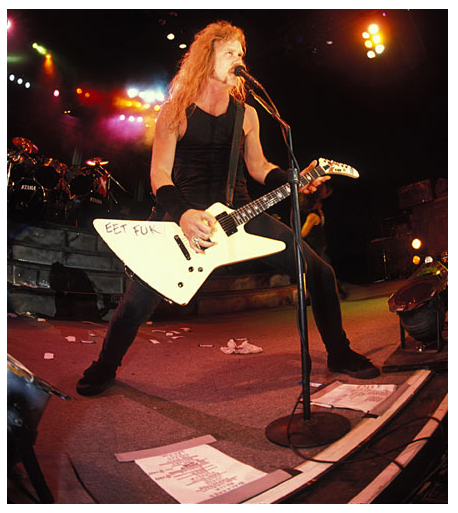
#> input picture james justice.jpg, 458 x 513 px
$ jupyter execute --allow-errors Atividade2.ipynb
#> lines starting #> are read from the running program, lines starting #| are printed output that depends on the picture
[cell 1]
from PIL import Image, ImageEnhance, ImageFilter, ImageOps

[cell 2]
imagem = Image.open('james justice.jpg')
#> imagem is the input picture: PIL image 458x513 RGBA; mean R, G, B, A 95.3, 64.1, 56.4, 255

#> (a cell that did not finish here is left out)

[cell 4]
def converter_escala_cinza(imagem):
    img_media = imagem.convert('L')
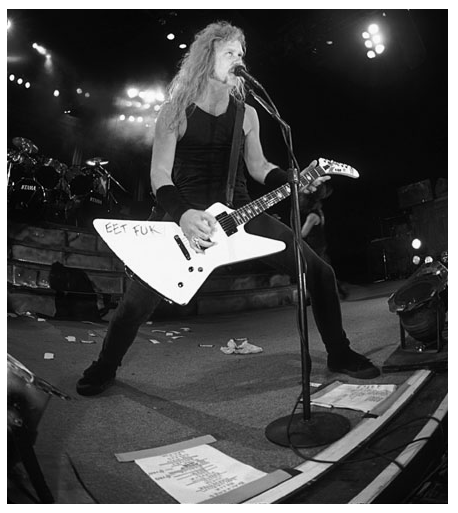
#> img_media: PIL image 458x513 L; min 0, max 255, mean 72.6

    return img_media

[cell 5]
foto_nova2 = converter_escala_cinza(imagem)
foto_nova2.save('james cinza.jpg')

[cell 6]
def converter_escala_cinza_seg_metodo(imagem):

    imagem_rgb = imagem.convert('RGB')

    img_luminosidade = imagem_rgb.convert('L', matrix=[
        0.299, 0.587, 0.114, 0,
        0.299, 0.587, 0.114, 0,
        0.299, 0.587, 0.114, 0
    ])

    return img_luminosidade

[cell 7]
img_rgb = imagem.convert('RGB')

[cell 8]
foto_nova2 = converter_escala_cinza_seg_metodo(img_rgb)
